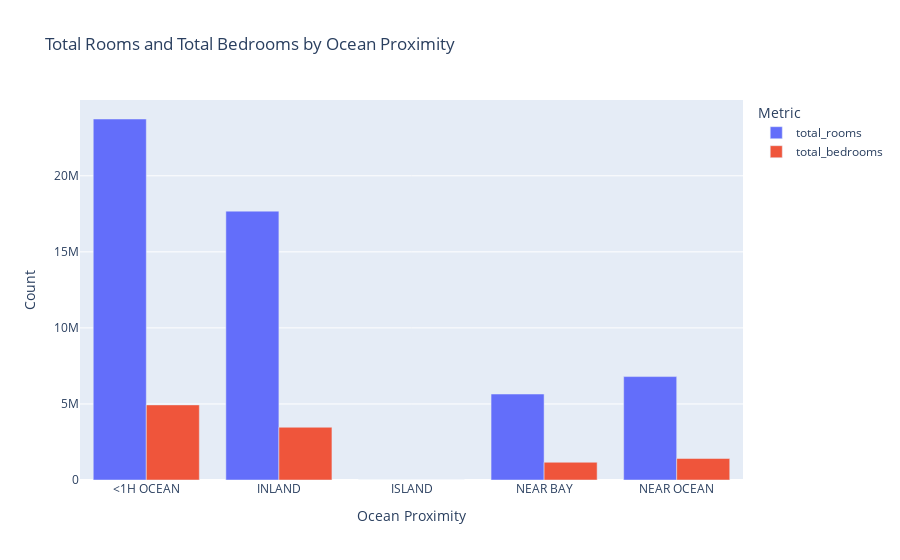

The cell this chart's notebook holds for it:
### Code cell
total_counts_by_proximity = df.groupby('ocean_proximity')[['total_rooms', 'total_bedrooms']].sum().reset_index()
print(total_counts_by_proximity)

fig = px.bar(total_counts_by_proximity, x='ocean_proximity', y=['total_rooms', 'total_bedrooms'],
             title='Total Rooms and Total Bedrooms by Ocean Proximity',
             labels={'value': 'Count', 'variable': 'Metric', 'ocean_proximity': 'Ocean Proximity'},
             barmode='group')

fig.show()

### Figure 1 — Plotly figure (JSON) as saved in the notebook; plotly's stock layout.template omitted (floating-point values rounded to 4 significant figures)
{"data": [{"alignmentgroup": "True", "hovertemplate": "Metric=total_rooms<br>Ocean Proximity=%{x}<br>Count=%{y}<extra></extra>", "legendgroup": "total_rooms", "marker": {"color": "#636efa", "pattern": {"shape": ""}}, "name": "total_rooms", "offsetgroup": "total_rooms", "orientation": "v", "showlegend": true, "textposition": "auto", "x": ["<1H OCEAN", "INLAND", "ISLAND", "NEAR BAY", "NEAR OCEAN"], "xaxis": "x", "y": [23734427, 17677259, 7873, 5653061, 6799071], "yaxis": "y", "type": "bar"}, {"alignmentgroup": "True", "hovertemplate": "Metric=total_bedrooms<br>Ocean Proximity=%{x}<br>Count=%{y}<extra></extra>", "legendgroup": "total_bedrooms", "marker": {"color": "#EF553B", "pattern": {"shape": ""}}, "name": "total_bedrooms", "offsetgroup": "total_bedrooms", "orientation": "v", "showlegend": true, "textposition": "auto", "x": ["<1H OCEAN", "INLAND", "ISLAND", "NEAR BAY", "NEAR OCEAN"], "xaxis": "x", "y": [4937435, 3468095, 2102, 1167195, 1415482], "yaxis": "y", "type": "bar"}], "layout": {"xaxis": {"anchor": "y", "domain": [0, 1], "title": {"text": "Ocean Proximity"}}, "yaxis": {"anchor": "x", "domain": [0, 1], "title": {"text": "Count"}}, "legend": {"title": {"text": "Metric"}, "tracegroupgap": 0}, "title": {"text": "Total Rooms and Total Bedrooms by Ocean Proximity"}, "barmode": "group"}}
